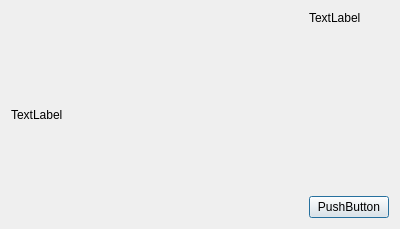
<?xml version="1.0" encoding="UTF-8"?>
<ui version="4.0">
 <class>Dialog</class>
 <widget class="QDialog" name="Dialog">
  <property name="geometry">
   <rect>
    <x>0</x>
    <y>0</y>
    <width>400</width>
    <height>229</height>
   </rect>
  </property>
  <property name="windowTitle">
   <string>Dialog</string>
  </property>
  <layout class="QGridLayout" name="gridLayout">
   <item row="0" column="0">
    <layout class="QHBoxLayout" name="horizontalLayout">
     <item>
      <widget class="QLabel" name="label">
       <property name="text">
        <string>TextLabel</string>
       </property>
      </widget>
     </item>
     <item>
      <spacer name="horizontalSpacer">
       <property name="orientation">
        <enum>Qt::Horizontal</enum>
       </property>
       <property name="sizeHint" stdset="0">
        <size>
         <width>13</width>
         <height>20</height>
        </size>
       </property>
      </spacer>
     </item>
     <item>
      <layout class="QVBoxLayout" name="verticalLayout">
       <item>
        <widget class="QLabel" name="label_2">
         <property name="text">
          <string>TextLabel</string>
         </property>
        </widget>
       </item>
       <item>
        <spacer name="verticalSpacer">
         <property name="orientation">
          <enum>Qt::Vertical</enum>
         </property>
         <property name="sizeHint" stdset="0">
          <size>
           <width>20</width>
           <height>5</height>
          </size>
         </property>
        </spacer>
       </item>
       <item>
        <widget class="QPushButton" name="pushButton">
         <property name="text">
          <string>PushButton</string>
         </property>
        </widget>
       </item>
      </layout>
     </item>
    </layout>
   </item>
  </layout>
 </widget>
 <resources/>
 <connections/>
</ui>
